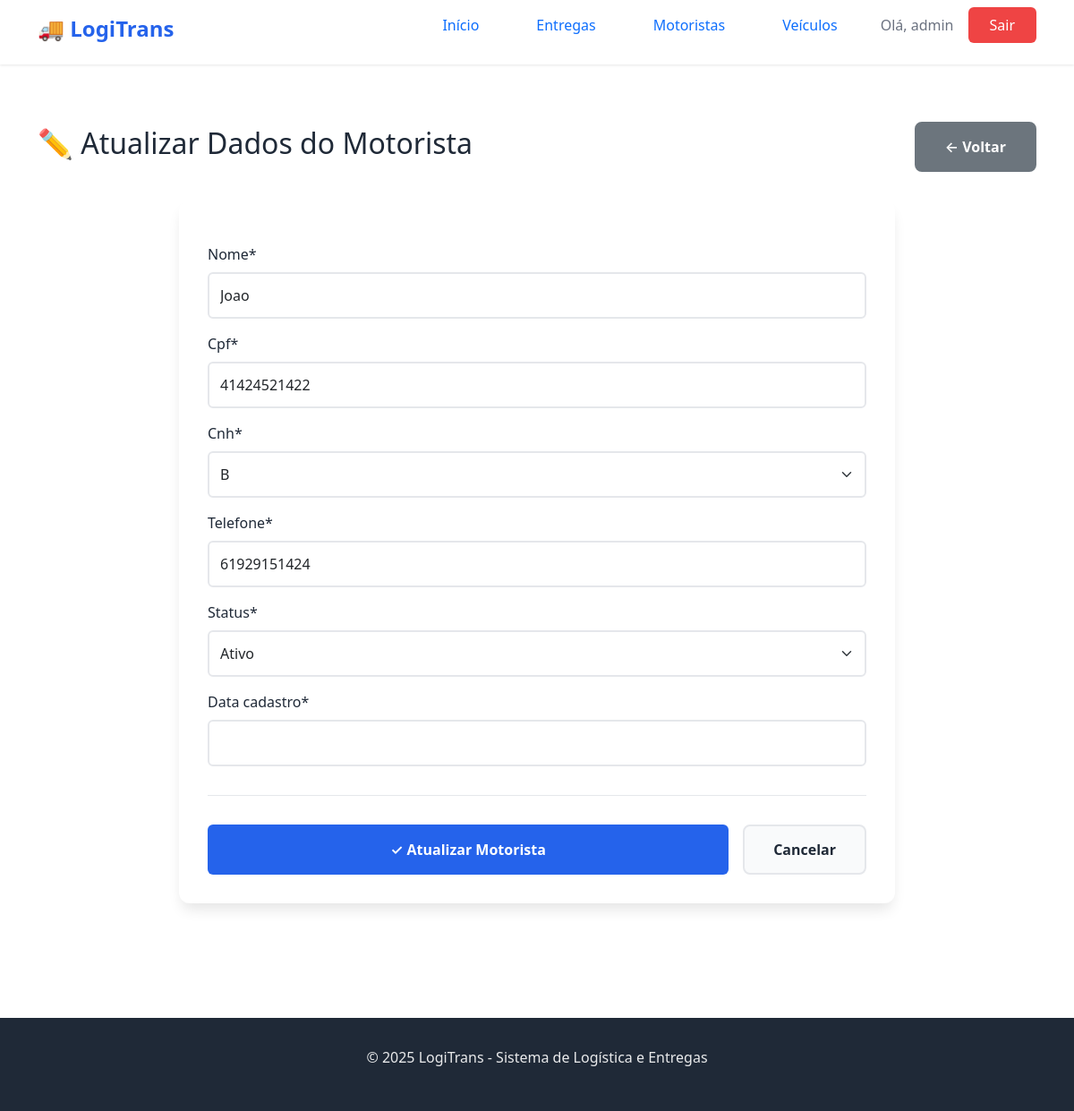
/atualizar_motorista/1 (signed in), run on an earlier commit of the app's database.
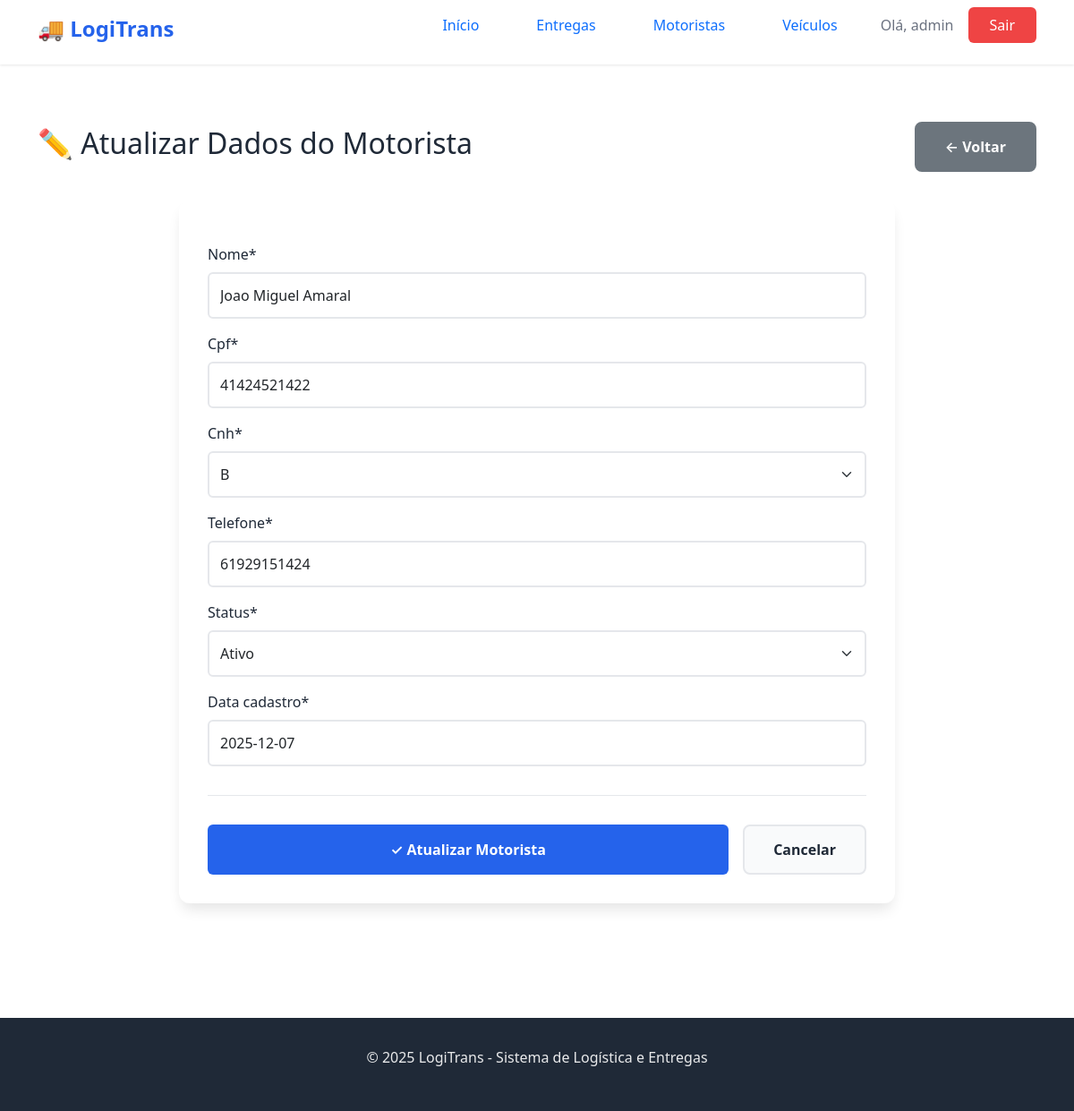
And on a later commit of the database.
### logistica/models.py (models this page shows, shortened)
class Motorista(models.Model):
    STATUS_MOTORISTA = [
        ('ativo', 'Ativo'),
        ('inativo', 'Inativo'),
        ('em_rota', 'Em Rota'),
        ('disponível', 'Disponivel'),
    ]
    TIPO_CNH = [
        ('B', 'B'),
        ('C', 'C'),
        ('D', 'D'),
        ('E', 'E'),
    ]
    nome = models.CharField(max_length=100)
    cpf = models.IntegerField(unique=True)
    cnh = models.CharField(max_length=100, choices=TIPO_CNH)
    telefone = models.CharField(max_length=100)
    status = models.CharField(max_length=100, choices=STATUS_MOTORISTA, default='ativo')
    data_cadastro = models.DateField()

### logistica/views.py (the view)
# urls.py: path('atualizar_motorista/<int:id>', views.atualizar_motorista, name='atualizar_motorista'),
@login_required()
def atualizar_motorista(request, id):
    motorista = get_object_or_404(Motorista, id=id)
    if request.method == 'POST':
        form = MotoristaForm(request.POST, instance=motorista)
        if form.is_valid():
            form.save()
            messages.success(request, 'Dados atualizados com sucesso!')
            return redirect('list_motorista')  # ajuste para a URL correta
    else:
        form = MotoristaForm(instance=motorista)
    context = {
        'form': form
    }
    return render(request, 'log/atualizar_motorista.html', context)

### logistica/forms.py
class MotoristaForm(forms.ModelForm):
    class Meta:
        model = Motorista
        fields = "__all__"

### logistica/templates/log/atualizar_motorista.html (shortened to what this page needs)
{% extends 'log/base.html' %}
{% load crispy_forms_tags %}
{% block content %}
<section class="page-section">
    <div class="container">
        <div class="page-header">
            <h1>✏️ Atualizar Dados do Motorista</h1>
            <a href="{% url 'list_motorista' %}" class="btn-secondary">← Voltar</a>
        </div>
        <div class="form-card">
            <form method="post" enctype="multipart/form-data" class="form-styled">
                {{ form|crispy }}
                <div class="form-actions">
                    <button type="submit" class="btn-submit">
                        <span>✓</span> Atualizar Motorista
                    </button>
                    <a href="{% url 'list_motorista' %}" class="btn-cancel">Cancelar</a>
                </div>
            </form>
        </div>
    </div>
</section>
{% endblock %}

What changed in the data, as far as the page shows it:
changed Motorista "Ativo": nome "Joao" → "Joao Miguel Amaral"; data_cadastro (not shown) → "2025-12-07"
